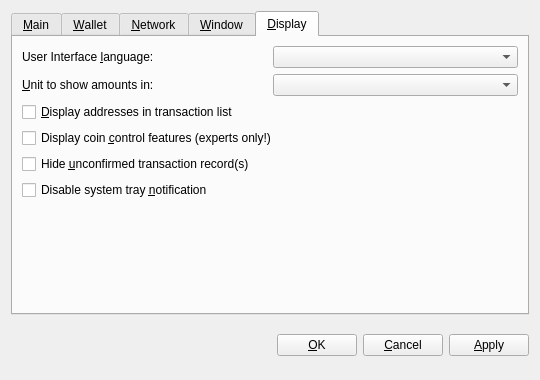
<?xml version="1.0" encoding="UTF-8"?>
<ui version="4.0">
 <class>OptionsDialog</class>
 <widget class="QDialog" name="OptionsDialog">
  <property name="geometry">
   <rect>
    <x>0</x>
    <y>0</y>
    <width>540</width>
    <height>380</height>
   </rect>
  </property>
  <property name="windowTitle">
   <string>Options</string>
  </property>
  <property name="modal">
   <bool>true</bool>
  </property>
  <layout class="QVBoxLayout" name="verticalLayout">
   <item>
    <widget class="QTabWidget" name="tabWidget">
     <property name="tabPosition">
      <enum>QTabWidget::North</enum>
     </property>
     <property name="currentIndex">
      <number>4</number>
     </property>
     <widget class="QWidget" name="tabMain">
      <attribute name="title">
       <string>&amp;Main</string>
      </attribute>
      <widget class="QWidget" name="horizontalLayoutWidget">
       <property name="geometry">
        <rect>
         <x>10</x>
         <y>239</y>
         <width>501</width>
         <height>31</height>
        </rect>
       </property>
       <layout class="QHBoxLayout" name="horizontalLayout">
        <item>
         <spacer name="horizontalSpacer">
          <property name="orientation">
           <enum>Qt::Horizontal</enum>
          </property>
          <property name="sizeHint" stdset="0">
           <size>
            <width>40</width>
            <height>20</height>
           </size>
          </property>
         </spacer>
        </item>
        <item>
         <widget class="QPushButton" name="resetButton">
          <property name="text">
           <string>&amp;Reset Options</string>
          </property>
         </widget>
        </item>
       </layout>
      </widget>
      <widget class="QWidget" name="verticalLayoutWidget">
       <property name="geometry">
        <rect>
         <x>10</x>
         <y>10</y>
         <width>501</width>
         <height>221</height>
        </rect>
       </property>
       <layout class="QVBoxLayout" name="verticalLayout_2">
        <item>
         <widget class="QCheckBox" name="bitcoinAtStartup">
          <property name="sizePolicy">
           <sizepolicy hsizetype="Minimum" vsizetype="Expanding">
            <horstretch>0</horstretch>
            <verstretch>0</verstretch>
           </sizepolicy>
          </property>
          <property name="maximumSize">
           <size>
            <width>16777215</width>
            <height>24</height>
           </size>
          </property>
          <property name="toolTip">
           <string>Automatically start JackpotCoin after logging in to the system.</string>
          </property>
          <property name="text">
           <string>&amp;Start JackpotCoin on system login</string>
          </property>
         </widget>
        </item>
        <item>
         <spacer name="verticalSpacer">
          <property name="orientation">
           <enum>Qt::Vertical</enum>
          </property>
          <property name="sizeHint" stdset="0">
           <size>
            <width>20</width>
            <height>40</height>
           </size>
          </property>
         </spacer>
        </item>
       </layout>
      </widget>
     </widget>
     <widget class="QWidget" name="tabWallet">
      <attribute name="title">
       <string>&amp;Wallet</string>
      </attribute>
      <layout class="QVBoxLayout" name="verticalLayout_Main">
       <item>
        <widget class="QLabel" name="transactionFeeInfoLabel">
         <property name="text">
          <string>Optional transaction fee per kB that helps make sure your transactions are processed quickly. Most transactions are 1 kB. Fee 0.01 recommended.</string>
         </property>
         <property name="textFormat">
          <enum>Qt::PlainText</enum>
         </property>
         <property name="wordWrap">
          <bool>true</bool>
         </property>
        </widget>
       </item>
       <item>
        <layout class="QHBoxLayout" name="horizontalLayoutFee">
         <item>
          <widget class="QLabel" name="transactionFeeLabel">
           <property name="text">
            <string>Pay transaction &amp;fee</string>
           </property>
           <property name="textFormat">
            <enum>Qt::PlainText</enum>
           </property>
           <property name="buddy">
            <cstring>transactionFee</cstring>
           </property>
          </widget>
         </item>
         <item>
          <widget class="BitcoinAmountField" name="transactionFee"/>
         </item>
         <item>
          <spacer name="horizontalSpacerFee">
           <property name="orientation">
            <enum>Qt::Horizontal</enum>
           </property>
           <property name="sizeHint" stdset="0">
            <size>
             <width>40</width>
             <height>20</height>
            </size>
           </property>
          </spacer>
         </item>
        </layout>
       </item>
       <item>
        <widget class="QLabel" name="reserveBalanceInfoLabel">
         <property name="text">
          <string>Reserved amount does not participate in staking and is therefore spendable at any time.</string>
         </property>
         <property name="textFormat">
          <enum>Qt::PlainText</enum>
         </property>
         <property name="wordWrap">
          <bool>true</bool>
         </property>
        </widget>
       </item>
       <item>
        <layout class="QHBoxLayout" name="horizontalLayoutReserveBalance">
         <item>
          <widget class="QLabel" name="reserveBalanceLabel">
           <property name="text">
            <string>Reserve</string>
           </property>
           <property name="textFormat">
            <enum>Qt::PlainText</enum>
           </property>
           <property name="buddy">
            <cstring>reserveBalance</cstring>
           </property>
          </widget>
         </item>
         <item>
          <widget class="BitcoinAmountField" name="reserveBalance"/>
         </item>
         <item>
          <spacer name="horizontalSpacerReserveBalance">
           <property name="orientation">
            <enum>Qt::Horizontal</enum>
           </property>
           <property name="sizeHint" stdset="0">
            <size>
             <width>40</width>
             <height>20</height>
            </size>
           </property>
          </spacer>
         </item>
        </layout>
       </item>
       <item>
        <widget class="QCheckBox" name="detachDatabases">
         <property name="toolTip">
          <string>Detach block and address databases at shutdown. This means they can be moved to another data directory, but it slows down shutdown. The wallet is always detached.</string>
         </property>
         <property name="text">
          <string>&amp;Detach databases at shutdown</string>
         </property>
        </widget>
       </item>
       <item>
        <spacer name="verticalSpacer_Main">
         <property name="orientation">
          <enum>Qt::Vertical</enum>
         </property>
         <property name="sizeHint" stdset="0">
          <size>
           <width>20</width>
           <height>40</height>
          </size>
         </property>
        </spacer>
       </item>
      </layout>
     </widget>
     <widget class="QWidget" name="tabNetwork">
      <attribute name="title">
       <string>&amp;Network</string>
      </attribute>
      <layout class="QVBoxLayout" name="verticalLayout_Network">
       <item>
        <widget class="QCheckBox" name="mapPortUpnp">
         <property name="toolTip">
          <string>Automatically open the JackpotCoin client port on the router. This only works when your router supports UPnP and it is enabled.</string>
         </property>
         <property name="text">
          <string>Map port using &amp;UPnP</string>
         </property>
        </widget>
       </item>
       <item>
        <widget class="QCheckBox" name="connectSocks">
         <property name="toolTip">
          <string>Connect to the JackpotCoin network through a SOCKS proxy (e.g. when connecting through Tor).</string>
         </property>
         <property name="text">
          <string>&amp;Connect through SOCKS proxy:</string>
         </property>
        </widget>
       </item>
       <item>
        <layout class="QHBoxLayout" name="horizontalLayout_Network">
         <item>
          <widget class="QLabel" name="proxyIpLabel">
           <property name="text">
            <string>Proxy &amp;IP:</string>
           </property>
           <property name="textFormat">
            <enum>Qt::PlainText</enum>
           </property>
           <property name="buddy">
            <cstring>proxyIp</cstring>
           </property>
          </widget>
         </item>
         <item>
          <widget class="QValidatedLineEdit" name="proxyIp">
           <property name="maximumSize">
            <size>
             <width>140</width>
             <height>16777215</height>
            </size>
           </property>
           <property name="toolTip">
            <string>IP address of the proxy (e.g. 127.0.0.1)</string>
           </property>
          </widget>
         </item>
         <item>
          <widget class="QLabel" name="proxyPortLabel">
           <property name="text">
            <string>&amp;Port:</string>
           </property>
           <property name="textFormat">
            <enum>Qt::PlainText</enum>
           </property>
           <property name="buddy">
            <cstring>proxyPort</cstring>
           </property>
          </widget>
         </item>
         <item>
          <widget class="QLineEdit" name="proxyPort">
           <property name="maximumSize">
            <size>
             <width>55</width>
             <height>16777215</height>
            </size>
           </property>
           <property name="toolTip">
            <string>Port of the proxy (e.g. 9050)</string>
           </property>
          </widget>
         </item>
         <item>
          <widget class="QLabel" name="socksVersionLabel">
           <property name="text">
            <string>SOCKS &amp;Version:</string>
           </property>
           <property name="textFormat">
            <enum>Qt::PlainText</enum>
           </property>
           <property name="buddy">
            <cstring>socksVersion</cstring>
           </property>
          </widget>
         </item>
         <item>
          <widget class="QValueComboBox" name="socksVersion">
           <property name="toolTip">
            <string>SOCKS version of the proxy (e.g. 5)</string>
           </property>
          </widget>
         </item>
         <item>
          <spacer name="horizontalSpacer_Network">
           <property name="orientation">
            <enum>Qt::Horizontal</enum>
           </property>
           <property name="sizeHint" stdset="0">
            <size>
             <width>40</width>
             <height>20</height>
            </size>
           </property>
          </spacer>
         </item>
        </layout>
       </item>
       <item>
        <spacer name="verticalSpacer_Network">
         <property name="orientation">
          <enum>Qt::Vertical</enum>
         </property>
         <property name="sizeHint" stdset="0">
          <size>
           <width>20</width>
           <height>40</height>
          </size>
         </property>
        </spacer>
       </item>
      </layout>
     </widget>
     <widget class="QWidget" name="tabWindow">
      <attribute name="title">
       <string>&amp;Window</string>
      </attribute>
      <layout class="QVBoxLayout" name="verticalLayout_Window">
       <item>
        <widget class="QCheckBox" name="minimizeToTray">
         <property name="toolTip">
          <string>Show only a tray icon after minimizing the window.</string>
         </property>
         <property name="text">
          <string>&amp;Minimize to the tray instead of the taskbar</string>
         </property>
        </widget>
       </item>
       <item>
        <widget class="QCheckBox" name="minimizeOnClose">
         <property name="toolTip">
          <string>Minimize instead of exit the application when the window is closed. When this option is enabled, the application will be closed only after selecting Quit in the menu.</string>
         </property>
         <property name="text">
          <string>M&amp;inimize on close</string>
         </property>
        </widget>
       </item>
       <item>
        <spacer name="verticalSpacer_Window">
         <property name="orientation">
          <enum>Qt::Vertical</enum>
         </property>
         <property name="sizeHint" stdset="0">
          <size>
           <width>20</width>
           <height>40</height>
          </size>
         </property>
        </spacer>
       </item>
      </layout>
     </widget>
     <widget class="QWidget" name="tabDisplay">
      <attribute name="title">
       <string>&amp;Display</string>
      </attribute>
      <layout class="QVBoxLayout" name="verticalLayout_Display">
       <item>
        <layout class="QHBoxLayout" name="horizontalLayout_1_Display">
         <item>
          <widget class="QLabel" name="langLabel">
           <property name="text">
            <string>User Interface &amp;language:</string>
           </property>
           <property name="textFormat">
            <enum>Qt::PlainText</enum>
           </property>
           <property name="buddy">
            <cstring>lang</cstring>
           </property>
          </widget>
         </item>
         <item>
          <widget class="QValueComboBox" name="lang">
           <property name="toolTip">
            <string>The user interface language can be set here. This setting will take effect after restarting JackpotCoin.</string>
           </property>
          </widget>
         </item>
        </layout>
       </item>
       <item>
        <layout class="QHBoxLayout" name="horizontalLayout_2_Display">
         <item>
          <widget class="QLabel" name="unitLabel">
           <property name="text">
            <string>&amp;Unit to show amounts in:</string>
           </property>
           <property name="textFormat">
            <enum>Qt::PlainText</enum>
           </property>
           <property name="buddy">
            <cstring>unit</cstring>
           </property>
          </widget>
         </item>
         <item>
          <widget class="QValueComboBox" name="unit">
           <property name="toolTip">
            <string>Choose the default subdivision unit to show in the interface and when sending coins.</string>
           </property>
          </widget>
         </item>
        </layout>
       </item>
       <item>
        <widget class="QCheckBox" name="displayAddresses">
         <property name="toolTip">
          <string>Whether to show JackpotCoin addresses in the transaction list or not.</string>
         </property>
         <property name="text">
          <string>&amp;Display addresses in transaction list</string>
         </property>
        </widget>
       </item>
       <item>
        <widget class="QCheckBox" name="coinControlFeatures">
         <property name="toolTip">
          <string>Whether to show coin control features or not.</string>
         </property>
         <property name="text">
          <string>Display coin &amp;control features (experts only!)</string>
         </property>
        </widget>
       </item>
       <item>
        <widget class="QCheckBox" name="hideInvalid">
         <property name="toolTip">
          <string>Hide invalid transaction record(s) from the transaction list</string>
         </property>
         <property name="text">
          <string>Hide &amp;unconfirmed transaction record(s)</string>
         </property>
        </widget>
       </item>
       <item>
        <widget class="QCheckBox" name="hideNotification">
         <property name="toolTip">
          <string>Do not show a notification on the system tray</string>
         </property>
         <property name="text">
          <string>Disable system tray &amp;notification</string>
         </property>
        </widget>
       </item>
       <item>
        <spacer name="verticalSpacer_Display">
         <property name="orientation">
          <enum>Qt::Vertical</enum>
         </property>
         <property name="sizeHint" stdset="0">
          <size>
           <width>20</width>
           <height>40</height>
          </size>
         </property>
        </spacer>
       </item>
      </layout>
     </widget>
    </widget>
   </item>
   <item>
    <layout class="QHBoxLayout" name="horizontalLayout_Buttons">
     <item>
      <spacer name="horizontalSpacer_1">
       <property name="orientation">
        <enum>Qt::Horizontal</enum>
       </property>
       <property name="sizeHint" stdset="0">
        <size>
         <width>40</width>
         <height>48</height>
        </size>
       </property>
      </spacer>
     </item>
     <item>
      <widget class="QLabel" name="statusLabel">
       <property name="font">
        <font>
         <weight>75</weight>
         <bold>true</bold>
        </font>
       </property>
       <property name="text">
        <string/>
       </property>
       <property name="textFormat">
        <enum>Qt::PlainText</enum>
       </property>
       <property name="wordWrap">
        <bool>true</bool>
       </property>
      </widget>
     </item>
     <item>
      <spacer name="horizontalSpacer_2">
       <property name="orientation">
        <enum>Qt::Horizontal</enum>
       </property>
       <property name="sizeHint" stdset="0">
        <size>
         <width>40</width>
         <height>48</height>
        </size>
       </property>
      </spacer>
     </item>
     <item>
      <widget class="QPushButton" name="okButton">
       <property name="text">
        <string>&amp;OK</string>
       </property>
      </widget>
     </item>
     <item>
      <widget class="QPushButton" name="cancelButton">
       <property name="text">
        <string>&amp;Cancel</string>
       </property>
       <property name="autoDefault">
        <bool>false</bool>
       </property>
      </widget>
     </item>
     <item>
      <widget class="QPushButton" name="applyButton">
       <property name="text">
        <string>&amp;Apply</string>
       </property>
       <property name="autoDefault">
        <bool>false</bool>
       </property>
      </widget>
     </item>
    </layout>
   </item>
  </layout>
 </widget>
 <customwidgets>
  <customwidget>
   <class>BitcoinAmountField</class>
   <extends>QSpinBox</extends>
   <header>bitcoinamountfield.h</header>
  </customwidget>
  <customwidget>
   <class>QValueComboBox</class>
   <extends>QComboBox</extends>
   <header>qvaluecombobox.h</header>
  </customwidget>
  <customwidget>
   <class>QValidatedLineEdit</class>
   <extends>QLineEdit</extends>
   <header>qvalidatedlineedit.h</header>
  </customwidget>
 </customwidgets>
 <resources/>
 <connections/>
</ui>
